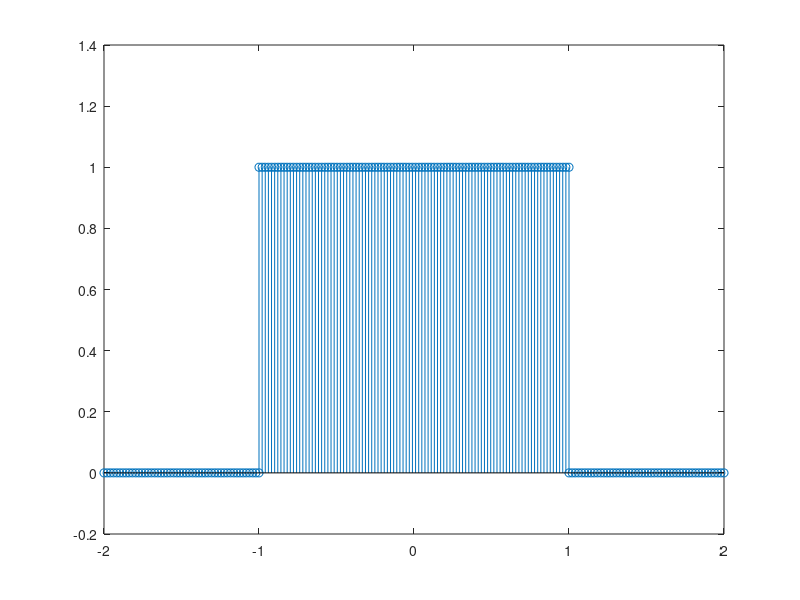

MATLAB code to generate this figure:
%% The rectangular pulse can be produced like so
x = [linspace(-2,-1,50) linspace(-1,1,100) linspace(1,2,50)];
y = [linspace(0,0,50) linspace(1,1,100) linspace(0,0,50)];
%% and the fft is produced as
stem(x, abs(fft(y)))
%% unwind 
stem(x, fftshift(fft(y)))
%% The inverse FFT is obtained with
stem(x, ifft(fft(y)))
